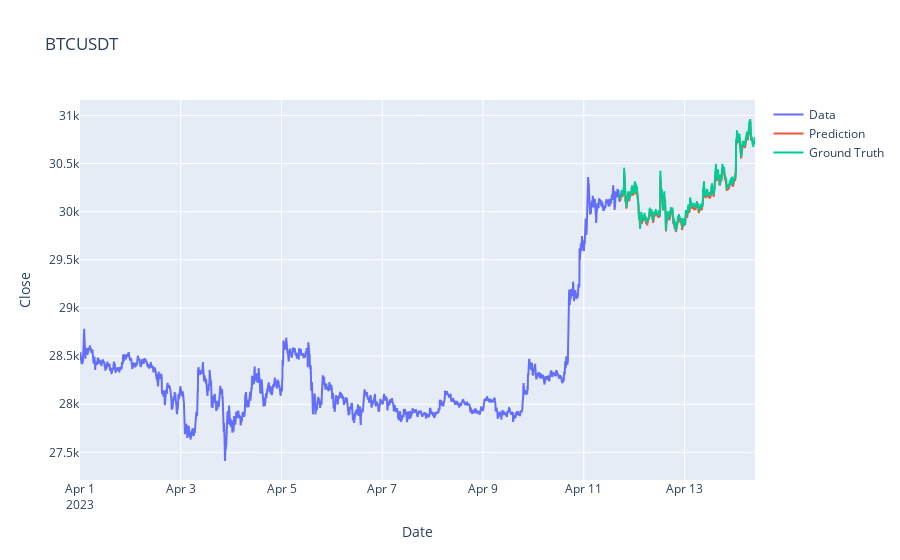

Notebook cell for this chart:
### Code cell
trace1 = go.Scatter(
    x = date_train,
    y = close_train,
    mode = 'lines',
    name = 'Data'
)
trace2 = go.Scatter(
    x = date_test,
    y = prediction,
    mode = 'lines',
    name = 'Prediction'
)
trace3 = go.Scatter(
    x = date_test,
    y = close_test,
    mode='lines',
    name = 'Ground Truth'
)

fig = go.Figure(data=[trace1, trace2, trace3], layout=layout)

fig.show()

### Figure 1 — Plotly figure (JSON) as saved in the notebook; plotly's stock layout.template omitted (floating-point values rounded to 4 significant figures; data arrays with more than 128 entries replaced by an {"elided": "..."} marker saying what was removed)
{"data": [{"mode": "lines", "name": "Data", "type": "scatter", "x": {"elided": "3088 str values"}, "y": {"elided": "3088 float values"}}, {"mode": "lines", "name": "Prediction", "type": "scatter", "x": {"elided": "772 str values"}, "y": {"elided": "750 float values"}}, {"mode": "lines", "name": "Ground Truth", "type": "scatter", "x": {"elided": "772 str values"}, "y": {"elided": "772 float values"}}], "layout": {"title": {"text": "BTCUSDT"}, "xaxis": {"title": {"text": "Date"}}, "yaxis": {"title": {"text": "Close"}}}}
